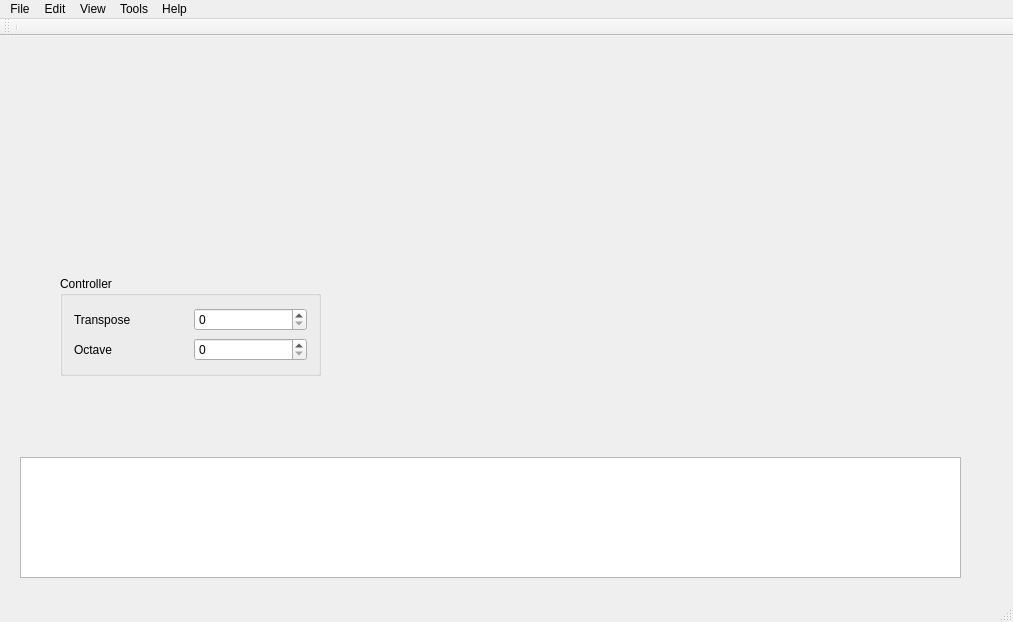
<?xml version="1.0" encoding="UTF-8"?>
<ui version="4.0">
 <class>KeyBoarPlayer</class>
 <widget class="QMainWindow" name="KeyBoarPlayer">
  <property name="geometry">
   <rect>
    <x>0</x>
    <y>0</y>
    <width>1013</width>
    <height>622</height>
   </rect>
  </property>
  <property name="windowTitle">
   <string>KeyBoarPlayer</string>
  </property>
  <widget class="QWidget" name="centralWidget">
   <widget class="PianoKeyboard" name="pianokeybd">
    <property name="geometry">
     <rect>
      <x>20</x>
      <y>421</y>
      <width>941</width>
      <height>121</height>
     </rect>
    </property>
   </widget>
   <widget class="QGroupBox" name="groupBox">
    <property name="geometry">
     <rect>
      <x>60</x>
      <y>240</y>
      <width>261</width>
      <height>100</height>
     </rect>
    </property>
    <property name="title">
     <string>Controller</string>
    </property>
    <layout class="QVBoxLayout" name="verticalLayout">
     <item>
      <layout class="QHBoxLayout" name="horizontalLayout_2">
       <item>
        <widget class="QLabel" name="label">
         <property name="text">
          <string>Transpose</string>
         </property>
        </widget>
       </item>
       <item>
        <widget class="QSpinBox" name="spinBox"/>
       </item>
      </layout>
     </item>
     <item>
      <layout class="QHBoxLayout" name="horizontalLayout">
       <item>
        <widget class="QLabel" name="label_2">
         <property name="text">
          <string>Octave</string>
         </property>
        </widget>
       </item>
       <item>
        <widget class="QSpinBox" name="spinBox_2"/>
       </item>
      </layout>
     </item>
    </layout>
    <zorder>pianokeybd</zorder>
    <zorder>spinBox</zorder>
    <zorder>label</zorder>
    <zorder>label_2</zorder>
    <zorder>spinBox_2</zorder>
   </widget>
  </widget>
  <widget class="QMenuBar" name="menuBar">
   <property name="geometry">
    <rect>
     <x>0</x>
     <y>0</y>
     <width>1013</width>
     <height>25</height>
    </rect>
   </property>
   <widget class="QMenu" name="menuKeyboarPlayer">
    <property name="title">
     <string>File</string>
    </property>
    <widget class="QMenu" name="menuImport">
     <property name="title">
      <string>Import</string>
     </property>
     <addaction name="actionImportVideo"/>
     <addaction name="importImage"/>
    </widget>
    <addaction name="separator"/>
    <addaction name="menuImport"/>
    <addaction name="actionConnect"/>
    <addaction name="separator"/>
    <addaction name="actionExit"/>
   </widget>
   <widget class="QMenu" name="menuEdit">
    <property name="title">
     <string>Edit</string>
    </property>
    <addaction name="actionPreferences"/>
   </widget>
   <widget class="QMenu" name="menuView">
    <property name="title">
     <string>View</string>
    </property>
    <addaction name="actionNoteNames"/>
   </widget>
   <widget class="QMenu" name="menuTools">
    <property name="title">
     <string>Tools</string>
    </property>
   </widget>
   <widget class="QMenu" name="menuHelp">
    <property name="title">
     <string>Help</string>
    </property>
    <addaction name="actionAbout"/>
    <addaction name="actionAbout_Qt"/>
   </widget>
   <addaction name="menuKeyboarPlayer"/>
   <addaction name="menuEdit"/>
   <addaction name="menuView"/>
   <addaction name="menuTools"/>
   <addaction name="menuHelp"/>
  </widget>
  <widget class="QStatusBar" name="statusBar"/>
  <widget class="QToolBar" name="toolBar">
   <property name="windowTitle">
    <string>toolBar</string>
   </property>
   <attribute name="toolBarArea">
    <enum>TopToolBarArea</enum>
   </attribute>
   <attribute name="toolBarBreak">
    <bool>false</bool>
   </attribute>
   <addaction name="separator"/>
  </widget>
  <action name="actionImportVideo">
   <property name="text">
    <string>Video</string>
   </property>
  </action>
  <action name="importImage">
   <property name="text">
    <string>Image</string>
   </property>
  </action>
  <action name="actionConnect">
   <property name="text">
    <string>Connect...</string>
   </property>
  </action>
  <action name="actionExit">
   <property name="text">
    <string>Exit</string>
   </property>
  </action>
  <action name="actionPreferences">
   <property name="text">
    <string>Preferences</string>
   </property>
  </action>
  <action name="actionNoteNames">
   <property name="text">
    <string>Note names</string>
   </property>
  </action>
  <action name="actionAbout">
   <property name="text">
    <string>About</string>
   </property>
  </action>
  <action name="actionAbout_Qt">
   <property name="text">
    <string>About Qt</string>
   </property>
  </action>
 </widget>
 <layoutdefault spacing="6" margin="11"/>
 <customwidgets>
  <customwidget>
   <class>PianoKeyboard</class>
   <extends>QGraphicsView</extends>
   <header>pianokeyboard.h</header>
  </customwidget>
 </customwidgets>
 <resources/>
 <connections/>
</ui>
